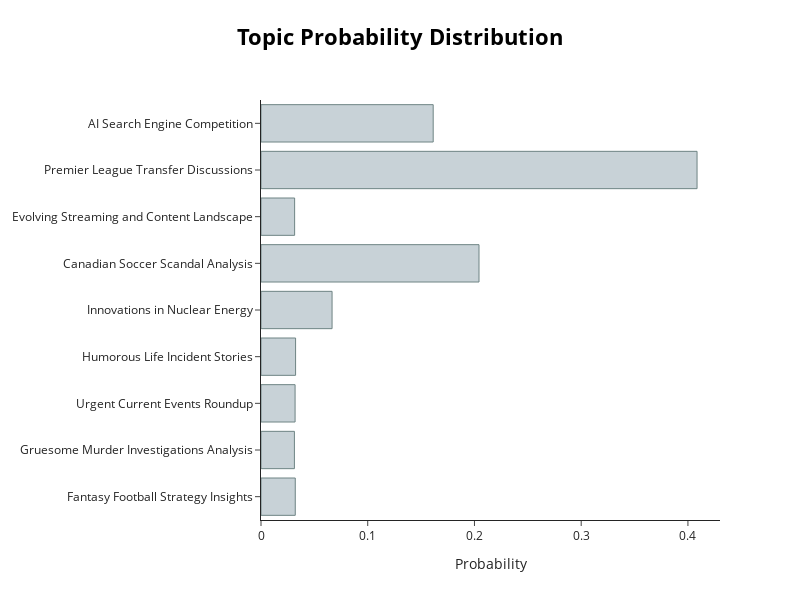

Write notebook code for a chart like this one.
### Code cell
import random
# Random summary
summary_index = random.randint(0, len(summaries) - 1)
print(dataset["id"][summary_index])    
print(dataset["name"][summary_index])    
print(dataset["summary"][summary_index])
topic_model.visualize_distribution(topic_distr[summary_index], custom_labels=True)

### Figure 1 — Plotly figure (JSON) as saved in the notebook; plotly's stock layout.template omitted (floating-point values rounded to 4 significant figures)
{"data": [{"marker": {"color": "#C8D2D7", "line": {"color": "#6E8484", "width": 1}}, "orientation": "h", "type": "bar", "x": [0.03211, 0.0313, 0.03194, 0.03241, 0.06659, 0.2043, 0.03152, 0.4085, 0.1613], "y": ["Fantasy Football Strategy Insights", "Gruesome Murder Investigations Analysis", "Urgent Current Events Roundup", "Humorous Life Incident Stories", "Innovations in Nuclear Energy", "Canadian Soccer Scandal Analysis", "Evolving Streaming and Content Landscape", "Premier League Transfer Discussions", "AI Search Engine Competition"]}], "layout": {"height": 600, "hoverlabel": {"bgcolor": "white", "font": {"family": "Rockwell", "size": 16}}, "title": {"font": {"color": "Black", "size": 22}, "text": "<b>Topic Probability Distribution</b>", "x": 0.5, "xanchor": "center", "y": 0.95, "yanchor": "top"}, "width": 800, "xaxis": {"title": {"text": "Probability"}}}}
